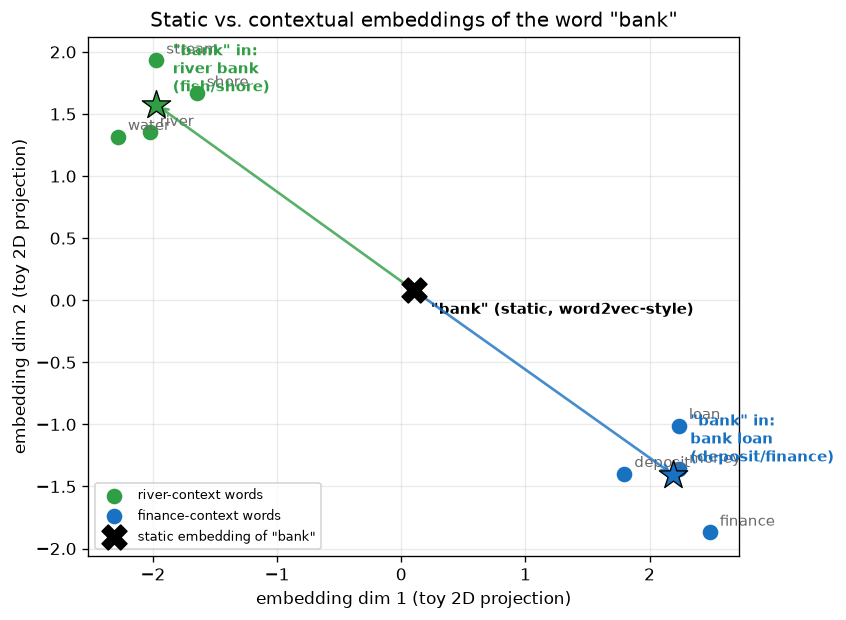

Generate this figure with Python:
"""
Day 66 - Embeddings -> Contextual Embeddings
Visualizes why a single static embedding for a polysemous word ("bank") is a
compromise: a self-attention-style weighted average over context words pulls
the *same* query word to different points in space depending on what
sentence it appears in.
"""
import numpy as np
import matplotlib.pyplot as plt

np.random.seed(42)

# ---- Toy 2D "embedding space" ----------------------------------------
# Two semantic clusters that "bank" can belong to: river-related and
# finance-related. Coordinates are hand-placed cluster centers + small noise.
river_words = ["river", "stream", "water", "shore"]
finance_words = ["loan", "money", "finance", "deposit"]

river_center = np.array([-2.2, 1.4])
finance_center = np.array([2.4, -1.2])

river_vecs = river_center + np.random.randn(len(river_words), 2) * 0.35
finance_vecs = finance_center + np.random.randn(len(finance_words), 2) * 0.35

context_words = river_words + finance_words
context_vecs = np.vstack([river_vecs, finance_vecs])

# ---- Static embedding: one fixed vector for "bank", independent of context
bank_static = context_vecs.mean(axis=0)

# ---- Contextual embeddings: attention-weighted average of the words that
# actually co-occur with "bank" in a given sentence (self-attention, single
# query). Score = dot product between the static query and each context
# word's vector; softmax turns scores into attention weights.
def contextual_embedding(query, keys):
    scores = keys @ query                      # dot-product attention scores
    weights = np.exp(scores - scores.max())     # softmax (numerically stable)
    weights /= weights.sum()
    return weights @ keys, weights               # weighted sum = contextual vector

sentences = {
    "river bank\n(fish/shore)": river_vecs,
    "bank loan\n(deposit/finance)": finance_vecs,
}

fig, ax = plt.subplots(figsize=(7, 6))

# Context words
ax.scatter(river_vecs[:, 0], river_vecs[:, 1], c="#2f9e44", s=70, label="river-context words", zorder=3)
ax.scatter(finance_vecs[:, 0], finance_vecs[:, 1], c="#1971c2", s=70, label="finance-context words", zorder=3)
for w, (x, y) in zip(context_words, context_vecs):
    ax.annotate(w, (x, y), textcoords="offset points", xytext=(6, 4), fontsize=9, color="dimgray")

# Static embedding: one fixed point, no matter the sentence
ax.scatter(*bank_static, marker="X", s=220, c="black", zorder=5, label='static embedding of "bank"')
ax.annotate('"bank" (static, word2vec-style)', bank_static, textcoords="offset points",
            xytext=(10, -14), fontsize=9, fontweight="bold")

colors = ["#2f9e44", "#1971c2"]
for (label, keys), color in zip(sentences.items(), colors):
    ctx_vec, _ = contextual_embedding(bank_static, keys)
    ax.scatter(*ctx_vec, marker="*", s=320, c=color, edgecolors="black", linewidths=0.8, zorder=6)
    ax.annotate(f'"bank" in:\n{label}', ctx_vec, textcoords="offset points",
                xytext=(10, 8), fontsize=9, fontweight="bold", color=color)
    ax.annotate("", xy=ctx_vec, xytext=bank_static,
                arrowprops=dict(arrowstyle="->", color=color, lw=1.6, alpha=0.8))

ax.set_title('Static vs. contextual embeddings of the word "bank"')
ax.set_xlabel("embedding dim 1 (toy 2D projection)")
ax.set_ylabel("embedding dim 2 (toy 2D projection)")
ax.legend(loc="lower left", fontsize=8)
ax.grid(alpha=0.25)
ax.set_aspect("equal")

plt.savefig("graph_DAY_66.png", dpi=120, bbox_inches="tight")
